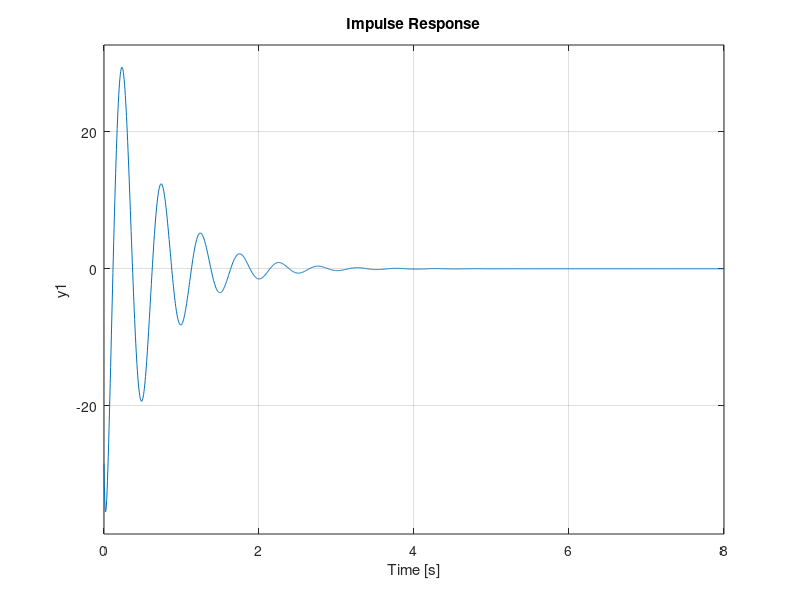

Source code (MATLAB):
k2 = 135000;
b2 = 1400;
m2 = 49.2;
k1 = (3000-1000)*rand + 1000;
b1 = (4000-1000)*rand + 1000;
m1 = 466.5;
s = tf('s');
G2 = (-m1*b2*s^3-m1*k2*s^2)/((m1*s^2+b1*s+k1)*(m2*s^2+(b1+b2)*s+(k1+k2))-(b1*s+k1)*(b1*s+k1));
num = [-b2/m2 -k2/m2 0 0];
den = [1 ((b1/m2)+(b2/m2)+(b1/m1)) ((k1/m2)+(k2/m1)+((b1*b2)/(m1*m2))+(k1/m1)) (((b1*k2)/(m1*m2))+((b2*k1)/(m1*m2))) (k1*k2)/(m1*m2)];
[A,B,C,D] = tf2ss(num,den);
csys = ss(A,B,C,D);
subplot(2,1,1);
step(csys);
subplot(2,1,2);
impulse(csys);